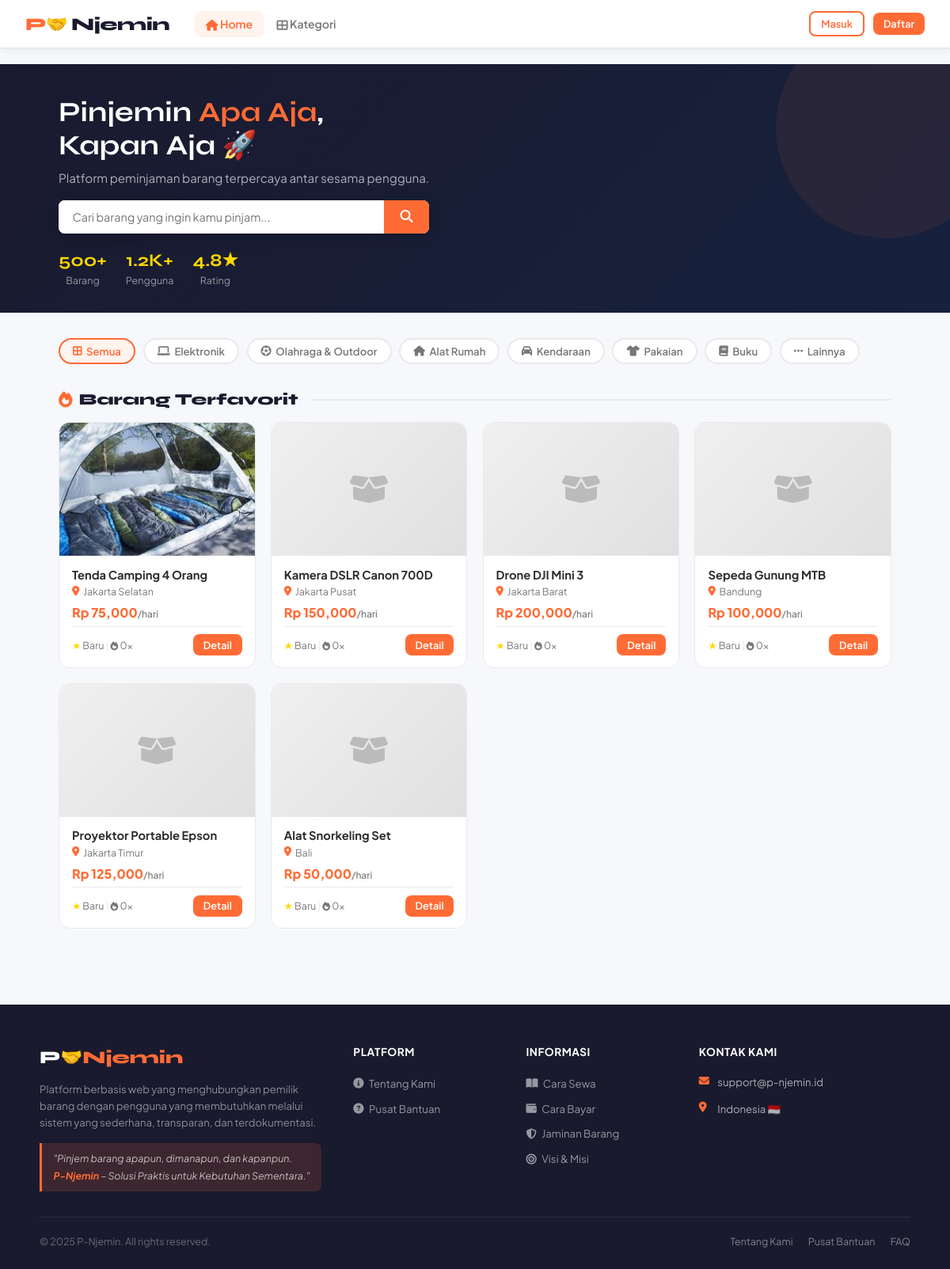
The page / on the database its author committed.
### tables this page shows
CREATE TABLE barang (
            id INTEGER PRIMARY KEY AUTOINCREMENT,
            nama_barang TEXT NOT NULL, deskripsi TEXT, harga_sewa REAL NOT NULL,
            stok INTEGER DEFAULT 1, lokasi TEXT, kategori TEXT, foto TEXT,
            id_pemilik INTEGER, rating REAL DEFAULT 0, total_disewa INTEGER DEFAULT 0,
            status TEXT DEFAULT 'tersedia', created_at TIMESTAMP DEFAULT CURRENT_TIMESTAMP,
            FOREIGN KEY (id_pemilik) REFERENCES users(id)
        );

### app.py (the view)
@app.route('/')
def home():
    conn = get_db()
    search = request.args.get('search','')
    kategori = request.args.get('kategori','')
    if search:
        barang = conn.execute("SELECT b.*,u.nama as nama_pemilik FROM barang b JOIN users u ON b.id_pemilik=u.id WHERE b.nama_barang LIKE ? AND b.status='tersedia' ORDER BY b.total_disewa DESC",(f'%{search}%',)).fetchall()
    elif kategori:
        barang = conn.execute("SELECT b.*,u.nama as nama_pemilik FROM barang b JOIN users u ON b.id_pemilik=u.id WHERE b.kategori=? AND b.status='tersedia' ORDER BY b.total_disewa DESC",(kategori,)).fetchall()
    else:
        barang = conn.execute("SELECT b.*,u.nama as nama_pemilik FROM barang b JOIN users u ON b.id_pemilik=u.id WHERE b.status='tersedia' ORDER BY b.total_disewa DESC").fetchall()
    return render_template('home.html', barang=barang, search=search, kategori=kategori, notif_count=notif_count())

### app.py (called while the page is built)
def get_db():
    if 'db' not in g:
        g.db = sqlite3.connect('database.db', check_same_thread=False)
        g.db.row_factory = sqlite3.Row
        g.db.execute("PRAGMA journal_mode=WAL")
    return g.db

def notif_count():
    if 'user_id' not in session: return 0
    return get_db().execute("SELECT COUNT(*) FROM notifikasi WHERE id_user=? AND dibaca=0", (session['user_id'],)).fetchone()[0]

def chat_unread():
    if 'user_id' not in session: return 0
    try:
        return get_db().execute("SELECT COUNT(*) FROM chat WHERE id_penerima=? AND dibaca=0", (session['user_id'],)).fetchone()[0]
    except: return 0

@app.context_processor
def inject_globals():
    return dict(chat_unread_count=chat_unread())

### templates/home.html (shortened to what this page needs)
{% extends 'base.html' %}
{% block content %}
<div class="hero">
    <div class="hero-inner">
        <div class="hero-text">
            <h1>Pinjemin <span>Apa Aja</span>,<br>Kapan Aja 🚀</h1>
            <p>Platform peminjaman barang terpercaya antar sesama pengguna.</p>
            <form action="{{ url_for('home') }}" method="get">
                <div class="search-bar">
                    <input type="text" name="search" placeholder="Cari barang yang ingin kamu pinjam..." value="{{ search }}">
                    <button type="submit"><i class="fas fa-search"></i></button>
                </div>
            </form>
            <div class="hero-stats">
                <div class="hero-stat"><strong>500+</strong><span>Barang</span></div>
                <div class="hero-stat"><strong>1.2K+</strong><span>Pengguna</span></div>
                <div class="hero-stat"><strong>4.8★</strong><span>Rating</span></div>
            </div>
        </div>
    </div>
</div>
<div class="container" style="padding-bottom:2rem">
    <div class="kategori-scroll">
        <a href="{{ url_for('home') }}" class="kat-chip {% if not kategori %}active{% endif %}"><i class="fas fa-border-all"></i> Semua</a>
        <a href="{{ url_for('home', kategori='Elektronik') }}" class="kat-chip {% if kategori=='Elektronik' %}active{% endif %}"><i class="fas fa-laptop"></i> Elektronik</a>
        <a href="{{ url_for('home', kategori='Olahraga & Outdoor') }}" class="kat-chip {% if kategori=='Olahraga & Outdoor' %}active{% endif %}"><i class="fas fa-futbol"></i> Olahraga & Outdoor</a>
        <a href="{{ url_for('home', kategori='Alat Rumah') }}" class="kat-chip {% if kategori=='Alat Rumah' %}active{% endif %}"><i class="fas fa-home"></i> Alat Rumah</a>
        <a href="{{ url_for('home', kategori='Kendaraan') }}" class="kat-chip {% if kategori=='Kendaraan' %}active{% endif %}"><i class="fas fa-car"></i> Kendaraan</a>
        <a href="{{ url_for('home', kategori='Pakaian') }}" class="kat-chip {% if kategori=='Pakaian' %}active{% endif %}"><i class="fas fa-tshirt"></i> Pakaian</a>
        <a href="{{ url_for('home', kategori='Buku') }}" class="kat-chip {% if kategori=='Buku' %}active{% endif %}"><i class="fas fa-book"></i> Buku</a>
        <a href="{{ url_for('home', kategori='Lainnya') }}" class="kat-chip {% if kategori=='Lainnya' %}active{% endif %}"><i class="fas fa-ellipsis-h"></i> Lainnya</a>
    </div>
    <div class="section-title">
        <i class="fas fa-fire" style="color:var(--primary)"></i>
        {% if search %}Hasil pencarian "{{ search }}"
        {% elif kategori %}Kategori: {{ kategori }}
        {% else %}Barang Terfavorit{% endif %}
    </div>
    {% if barang %}
    <div class="grid grid-4">
        {% for b in barang %}
        <div class="barang-card">
            <div class="barang-img">
                {% if b.foto %}
                <img src="{{ url_for('static', filename='images/uploads/' + b.foto) }}" alt="{{ b.nama_barang }}">
                {% else %}
                <i class="fas fa-box-open"></i>
                {% endif %}
            </div>
            <div class="barang-info">
                <div class="barang-nama">{{ b.nama_barang }}</div>
                <div class="barang-lokasi"><i class="fas fa-map-marker-alt" style="color:var(--primary)"></i>{{ b.lokasi or 'Lokasi tidak diketahui' }}</div>
                <div class="barang-harga">Rp {{ "{:,.0f}".format(b.harga_sewa) }}<span>/hari</span></div>
                <div class="barang-footer">
                    <div class="barang-rating">
                        <span style="color:var(--accent)">★</span>
                        {{ "%.1f"|format(b.rating) if b.rating else "Baru" }}
                        <span style="color:var(--border)">|</span>
                        <span style="color:{% if b.total_disewa >= 10 %}#f97316{% else %}var(--text-muted){% endif %}">
                            <i class="fas fa-fire" style="font-size:0.7rem"></i> {{ b.total_disewa or 0 }}x
                        </span>
                    </div>
                    <a href="{{ url_for('detail_barang', id=b.id) }}" class="btn btn-primary btn-sm">Detail</a>
                </div>
            </div>
        </div>
        {% endfor %}
    </div>
    {% else %}
    <div class="empty-state">
        <i class="fas fa-search"></i>
        <p>Barang tidak ditemukan. Coba kata kunci lain!</p>
    </div>
    {% endif %}
</div>
{% endblock %}

### templates/base.html (shortened to what this page needs)
<!DOCTYPE html>
<html lang="id">
<head>
    <link rel="stylesheet" href="https://cdnjs.cloudflare.com/ajax/libs/font-awesome/6.5.0/css/all.min.css">
</head>
<body>
<nav class="navbar">
    <a href="{{ url_for('home') }}" class="navbar-brand">P🤝<span>Njemin</span></a>
    <ul class="navbar-nav">
        <li><a href="{{ url_for('home') }}" {% if request.endpoint=='home' %}class="active"{% endif %}><i class="fas fa-home"></i> Home</a></li>
        <li><a href="{{ url_for('home', kategori='Elektronik') }}"><i class="fas fa-th-large"></i> Kategori</a></li>
    </ul>
    <div class="navbar-right">
        {% if session.get('user_id') %}
        {% if session.get('role') == 'admin' %}
        <a href="{{ url_for('admin_dashboard') }}" class="btn btn-secondary btn-sm"><i class="fas fa-shield-alt"></i> Admin Panel</a>
        {% endif %}
        <a href="{{ url_for('profil') }}" class="btn btn-outline btn-sm">
            <i class="fas fa-user"></i> {{ session.get('nama','').split()[0] }}
            {% if notif_count > 0 %}<span class="notif-badge">{{ notif_count }}</span>{% endif %}
        </a>
        <a href="{{ url_for('pengaturan') }}" class="btn btn-sm" style="color:var(--text-muted)" title="Pengaturan"><i class="fas fa-cog"></i></a>
        <a href="{{ url_for('logout') }}" class="btn btn-sm" style="color:var(--text-muted)" title="Logout"><i class="fas fa-sign-out-alt"></i></a>
        {% else %}
        <a href="{{ url_for('login') }}" class="btn btn-outline btn-sm">Masuk</a>
        <a href="{{ url_for('register') }}" class="btn btn-primary btn-sm">Daftar</a>
        {% endif %}
    </div>
</nav>
<main>
    <div class="container" style="padding-top:1.2rem">
    </div>
    {% block content %}{% endblock %}
</main>
<footer class="site-footer">
    <div class="footer-inner">
        <div>
            <span class="footer-brand">P🤝<span>Njemin</span></span>
            <p class="footer-desc">
                Platform berbasis web yang menghubungkan pemilik barang dengan pengguna yang membutuhkan melalui sistem yang sederhana, transparan, dan terdokumentasi.
            </p>
            <div class="footer-slogan">
                "Pinjem barang apapun, dimanapun, dan kapanpun.<br>
                <strong style="color:var(--primary)">P-Njemin</strong> – Solusi Praktis untuk Kebutuhan Sementara."
            </div>
        </div>
        <div class="footer-col">
            <h4>Platform</h4>
            <ul>
                <li><a href="{{ url_for('tentang') }}"><i class="fas fa-info-circle"></i> Tentang Kami</a></li>
                <li><a href="{{ url_for('bantuan') }}"><i class="fas fa-question-circle"></i> Pusat Bantuan</a></li>
            </ul>
        </div>
        <div class="footer-col">
            <h4>Informasi</h4>
            <ul>
                <li><a href="{{ url_for('bantuan') }}#cara-sewa"><i class="fas fa-book-open"></i> Cara Sewa</a></li>
                <li><a href="{{ url_for('bantuan') }}#cara-bayar"><i class="fas fa-wallet"></i> Cara Bayar</a></li>
                <li><a href="{{ url_for('bantuan') }}#kerusakan"><i class="fas fa-shield-alt"></i> Jaminan Barang</a></li>
                <li><a href="{{ url_for('tentang') }}#visi"><i class="fas fa-bullseye"></i> Visi & Misi</a></li>
            </ul>
        </div>
        <div class="footer-col">
            <h4>Kontak Kami</h4>
            <div class="footer-contact-item">
                <i class="fas fa-envelope"></i>
                <span>support@p-njemin.id</span>
            </div>
            <div class="footer-contact-item">
                <i class="fas fa-map-marker-alt"></i>
                <span>Indonesia 🇮🇩</span>
            </div>
            </div>
        </div>
    <div class="footer-bottom">
        <span>&copy; 2025 P-Njemin. All rights reserved.</span>
        <div style="display:flex;gap:1.2rem">
            <a href="{{ url_for('tentang') }}">Tentang Kami</a>
            <a href="{{ url_for('bantuan') }}">Pusat Bantuan</a>
            <a href="{{ url_for('bantuan') }}#faq">FAQ</a>
        </div>
    </div>
</footer>
</body>
</html>

### templates/base.html (style rules this page uses)
:root { --primary: #FF6B35; --primary-dark: #e55a25; --primary-light: #fff3ee; --secondary: #1a1a2e; --accent: #FFD700; --text: #2d2d2d; --text-muted: #777; --bg: #f7f8fc; --card-bg: #ffffff; --border: #eaeaea; --success: #22c55e; --warning: #f59e0b; --danger: #ef4444; --info: #3b82f6; --radius: 14px; --radius-sm: 8px; --shadow: 0 2px 16px rgba(0,0,0,0.07); --shadow-hover: 0 8px 32px rgba(255,107,53,0.15); }
* { margin: 0; padding: 0; box-sizing: border-box; }
body { font-family: 'Plus Jakarta Sans', sans-serif; background: var(--bg); color: var(--text); }
.navbar { background: white; border-bottom: 2px solid var(--border); padding: 0 2rem; display: flex; align-items: center; height: 62px; position: sticky; top: 0; z-index: 100; box-shadow: 0 2px 12px rgba(0,0,0,0.06); }
.navbar-brand { font-family: 'Syne', sans-serif; font-size: 1.4rem; font-weight: 800; color: var(--primary); text-decoration: none; letter-spacing: -0.5px; margin-right: 2rem; display: flex; align-items: center; gap: 0.3rem; }
.navbar-brand span { color: var(--secondary); }
.navbar-nav { display: flex; align-items: center; gap: 0.2rem; list-style: none; flex: 1; }
.navbar-nav a { text-decoration: none; color: var(--text-muted); font-size: 0.88rem; font-weight: 600; padding: 0.45rem 0.85rem; border-radius: var(--radius-sm); transition: all 0.2s; }
.navbar-nav a:hover, .navbar-nav a.active { color: var(--primary); background: var(--primary-light); }
.navbar-right { display: flex; align-items: center; gap: 0.7rem; margin-left: auto; }
.btn { display: inline-flex; align-items: center; gap: 0.4rem; padding: 0.5rem 1.1rem; border-radius: var(--radius-sm); font-size: 0.88rem; font-weight: 600; cursor: pointer; border: none; text-decoration: none; transition: all 0.2s; }
.btn-primary { background: var(--primary); color: white; }
.btn-outline { background: transparent; color: var(--primary); border: 2px solid var(--primary); }
.btn-sm { padding: 0.35rem 0.8rem; font-size: 0.8rem; }
.container { max-width: 1100px; margin: 0 auto; padding: 0 1.5rem; }
.grid { display: grid; gap: 1.2rem; }
.grid-4 { grid-template-columns: repeat(4, 1fr); }
.site-footer { background: var(--secondary); color: rgba(255,255,255,0.65); margin-top: 4rem; padding: 3rem 2rem 1.5rem; font-size: 0.85rem; line-height: 1.7; }
.footer-inner { max-width: 1100px; margin: 0 auto; display: grid; grid-template-columns: 2fr 1fr 1fr 1.5fr; gap: 2.5rem; padding-bottom: 2rem; border-bottom: 1px solid rgba(255,255,255,0.1); }
.footer-brand { font-family: 'Syne', sans-serif; font-size: 1.4rem; font-weight: 800; color: white; margin-bottom: 0.6rem; display: block; }
.footer-brand span { color: var(--primary); }
.footer-desc { font-size: 0.82rem; color: rgba(255,255,255,0.5); line-height: 1.6; margin-bottom: 1rem; }
.footer-slogan { background: rgba(255,107,53,0.15); border-left: 3px solid var(--primary); padding: 0.6rem 0.9rem; border-radius: 0 var(--radius-sm) var(--radius-sm) 0; font-style: italic; font-size: 0.78rem; color: rgba(255,255,255,0.7); }
.footer-col h4 { color: white; font-size: 0.85rem; font-weight: 700; margin-bottom: 1rem; text-transform: uppercase; letter-spacing: 0.5px; }
.footer-col ul { list-style: none; }
.footer-col ul li { margin-bottom: 0.5rem; }
.footer-col ul li a { color: rgba(255,255,255,0.55); text-decoration: none; font-size: 0.83rem; transition: color 0.2s; display: inline-flex; align-items: center; gap: 0.4rem; }
.footer-contact-item { display: flex; align-items: flex-start; gap: 0.6rem; margin-bottom: 0.7rem; font-size: 0.82rem; }
.footer-contact-item i { color: var(--primary); margin-top: 0.15rem; flex-shrink: 0; width: 14px; }
.footer-bottom { max-width: 1100px; margin: 1.2rem auto 0; display: flex; justify-content: space-between; align-items: center; font-size: 0.78rem; color: rgba(255,255,255,0.35); flex-wrap: wrap; gap: 0.5rem; }
.footer-bottom a { color: rgba(255,255,255,0.45); text-decoration: none; }

### rows shown on the page
barang: foto (picture), nama_barang "Tenda Camping 4 Orang", lokasi "Jakarta Selatan", harga_sewa "75,000", rating "Baru", total_disewa "0"
barang: nama_barang "Kamera DSLR Canon 700D", lokasi "Jakarta Pusat", harga_sewa "150,000", rating "Baru", total_disewa "0"
barang: nama_barang "Drone DJI Mini 3", lokasi "Jakarta Barat", harga_sewa "200,000", rating "Baru", total_disewa "0"
barang: nama_barang "Sepeda Gunung MTB", lokasi "Bandung", harga_sewa "100,000", rating "Baru", total_disewa "0"
barang: nama_barang "Proyektor Portable Epson", lokasi "Jakarta Timur", harga_sewa "125,000", rating "Baru", total_disewa "0"
barang: nama_barang "Alat Snorkeling Set", lokasi "Bali", harga_sewa "50,000", rating "Baru", total_disewa "0"
